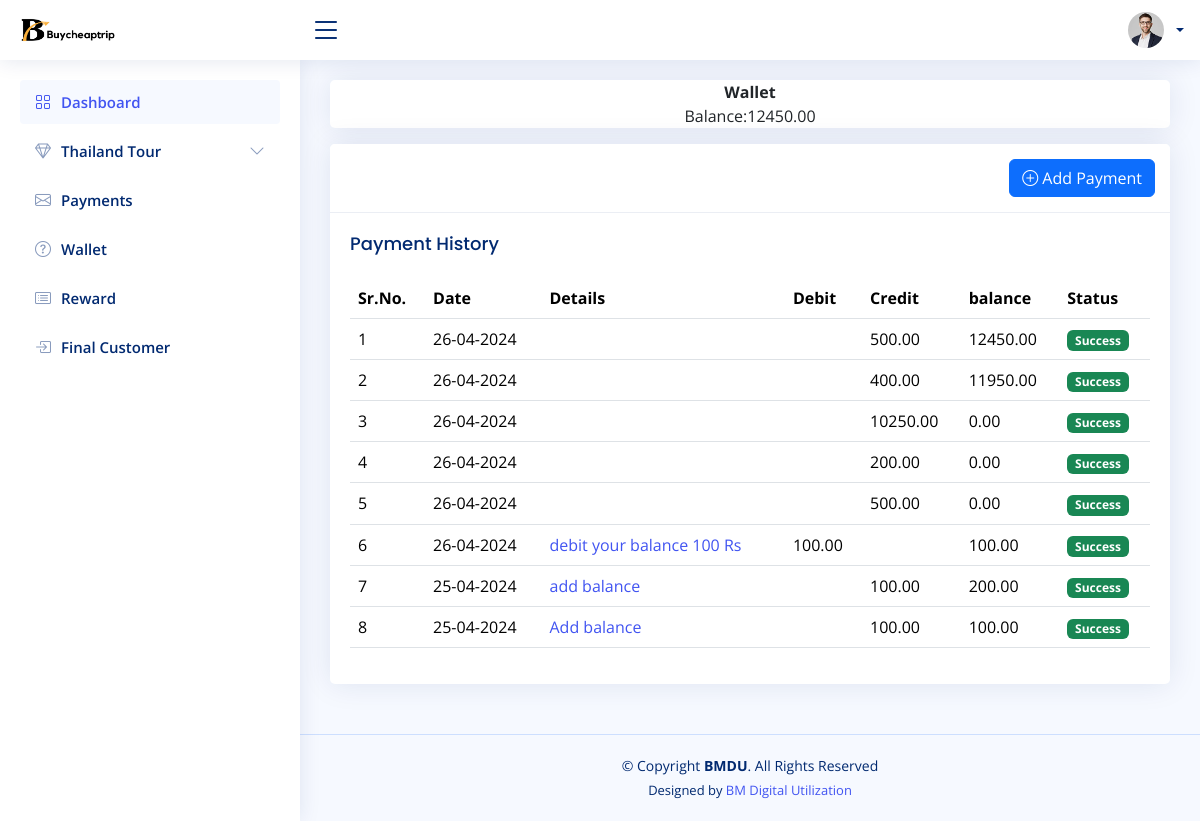
Before: /users/thailand_wallet.php (signed in) with the older database file.
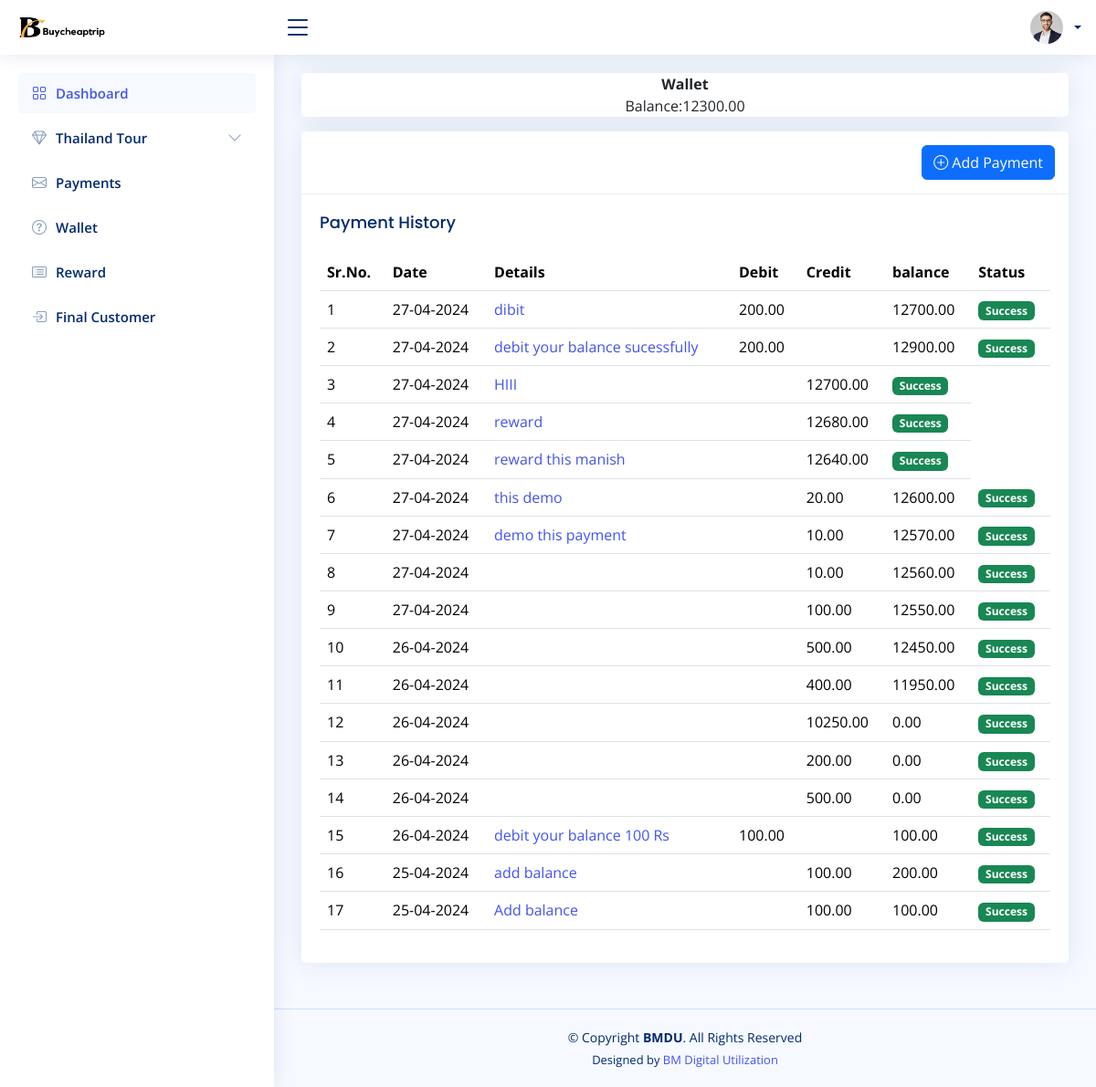
After: the same page with the newer database file.
### tables this page shows
CREATE TABLE `wallets` (
  `id_wallet` int(11) NOT NULL,
  `user_id` varchar(100) NOT NULL,
  `contact` varchar(15) NOT NULL,
  `wallet_balance` decimal(10,2) DEFAULT 0.00,
  `created_at` timestamp NOT NULL DEFAULT current_timestamp(),
  `updated_at` timestamp NOT NULL DEFAULT current_timestamp() ON UPDATE current_timestamp()
);

CREATE TABLE `transactions` (
  `id` int(11) NOT NULL,
  `wallet_id` int(11) NOT NULL,
  `type` enum('credit','debit','reward') NOT NULL,
  `amount` decimal(10,2) NOT NULL,
  `message` text DEFAULT NULL,
  `remaining_balance` decimal(10,2) NOT NULL,
  `timestamp` timestamp NOT NULL DEFAULT current_timestamp(),
  `status` enum('pending','success','cancel','') NOT NULL DEFAULT 'success',
  `transactions_id` varchar(20) NOT NULL
);

### users/thailand_wallet.php (the view, shortened to what this page needs)
<?php
include "../connection.php";
?>
<?php include('header.php'); ?>
<?php include('sidebar.php'); ?>
<main id="main" class="main">
    <section class="section">
        <div class="row">
            <div class="col-lg-12">
                <?php
                $sql="SELECT * FROM `wallets` where user_id='$_SESSION[userEmail]' ";
                $result = mysqli_query($conn, $sql);
                while($row = mysqli_fetch_assoc($result)){
              ?>
                <div class="card mb-3 text-center"><b>Wallet</b>Balance:<?php echo $row['wallet_balance'] ?></div>
                <?php
                }
                ?>
                <div class="card">
                    <div class="card-header"><a href="thailand_payment_form" class="btn btn-primary float-end"><i class="bi bi-plus-circle"></i> Add Payment</a></div>
                    <div class="card-body">
                        <h5 class="card-title">Payment History</h5>
                        <table class="table datatable">
                            <thead>
                                <tr>
                                    <th>Sr.No.</th>
                                    <th data-type="date" data-format="YYYY/DD/MM">Date</th>
                                    <th>Details</th>
                                    <th>Debit</th>
                                    <th>Credit</th>
                                    <th>balance</th>
                                    <th>Status</th>
                                </tr>
                            </thead>
                            <tbody>
                                <?php
                                $a = 1;
                                $query = "SELECT * FROM `transactions`
                                JOIN `wallets` ON `transactions`.`wallet_id` = `wallets`.`id_wallet` where `user_id`='$_SESSION[userEmail]' ORDER BY `timestamp` DESC";
                                $res = mysqli_query($conn, $query);
                                while ($trans = mysqli_fetch_assoc($res)) {
                                ?>
                                    <tr>
                                        <td><?php echo $a ?></td>
                                        <td><?php echo date('d-m-Y', strtotime($trans['timestamp'])); ?></td>
                                        <td> <a href="thailand_wallet_details?id=<?php echo $trans['id'] ?>"><?php echo $trans['message'] ?></a></td>
                                        <?php if($trans['type'] == 'debit') {?>
                                        <td><?php echo $trans['amount'] ?></td>
                                        <?php }else{ ?>
                                        <?php } ?>
                                        <td>
                                        <?php if($trans['type'] == 'credit') {?>
                                        <td><?php echo $trans['amount'] ?></td>
                                        <?php }else{ ?>
                                        <?php } ?>
                                        </td>
                                        <td><?php echo $trans['remaining_balance'] ?></td>
                                        <td>
                                            <?php
                                            if ($trans['status'] == 'Pending') {
                                                echo "<span class='badge bg-warning'>Pending</span>";
                                            } elseif ($trans['status'] == 'success') {
                                                echo "<span class='badge bg-success'>Success</span>";
                                            } else {
                                                echo "<span class='badge bg-danger'>Failed</span>";
                                            }
                                             ?>
                                        </td>
                                    </tr>
                                <?php
                                    $a++;
                                }
                                ?>
                            </tbody>
                        </table>
                    </div>
                </div>
            </div>
        </div>
    </section>
</main>
<?php include "footer.php"; ?>

Changed rows visible on the page:
changed wallets: wallet_balance "12450.00" → "12300.00"
added transactions: timestamp "27-04-2024", message "dibit", amount "200.00", remaining_balance "12700.00", status "Success"
added transactions: timestamp "27-04-2024", message "debit your balance sucessfully", amount "200.00", remaining_balance "12900.00", status "Success"
added transactions: timestamp "27-04-2024", message "HIII", remaining_balance "12700.00", status "Success"
added transactions: timestamp "27-04-2024", message "reward", remaining_balance "12680.00", status "Success"
added transactions: timestamp "27-04-2024", message "reward this manish", remaining_balance "12640.00", status "Success"
added transactions: timestamp "27-04-2024", message "this demo", amount "20.00", remaining_balance "12600.00", status "Success"
added transactions: timestamp "27-04-2024", message "demo this payment", amount "10.00", remaining_balance "12570.00", status "Success"
added transactions: timestamp "27-04-2024", amount "10.00", remaining_balance "12560.00", status "Success"
added transactions: timestamp "27-04-2024", amount "100.00", remaining_balance "12550.00", status "Success"
